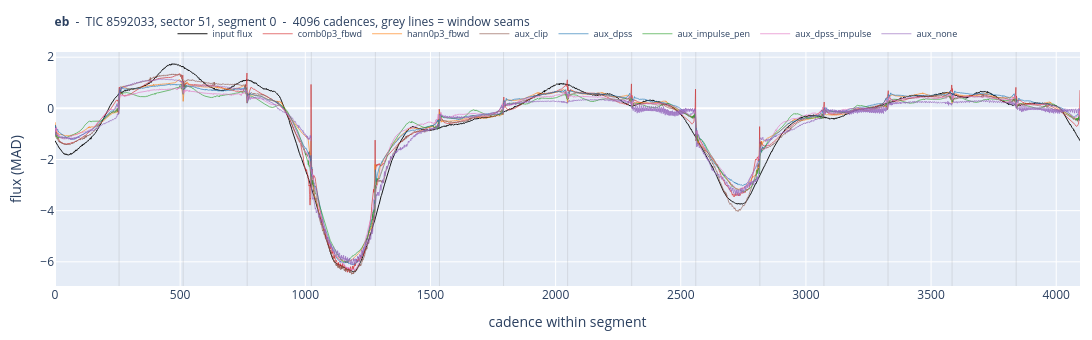

Source (notebook cell):
### Code cell
plot_class("eb")

### Figure 1 — Plotly figure (JSON) as saved in the notebook; plotly's stock layout.template omitted (floating-point values rounded to 4 significant figures; data arrays with more than 128 entries replaced by an {"elided": "..."} marker saying what was removed)
{"data": [{"line": {"color": "black", "width": 0.9}, "mode": "lines", "name": "input flux", "type": "scatter", "y": {"elided": "4096 float values"}}, {"line": {"color": "#d62728", "width": 0.7}, "mode": "lines", "name": "comb0p3_fbwd", "opacity": 0.9, "type": "scatter", "y": {"elided": "4096 float values"}}, {"line": {"color": "#ff7f0e", "width": 0.7}, "mode": "lines", "name": "hann0p3_fbwd", "opacity": 0.9, "type": "scatter", "y": {"elided": "4096 float values"}}, {"line": {"color": "#8c564b", "width": 0.7}, "mode": "lines", "name": "aux_clip", "opacity": 0.9, "type": "scatter", "y": {"elided": "4096 float values"}}, {"line": {"color": "#1f77b4", "width": 0.7}, "mode": "lines", "name": "aux_dpss", "opacity": 0.9, "type": "scatter", "y": {"elided": "4096 float values"}}, {"line": {"color": "#2ca02c", "width": 0.7}, "mode": "lines", "name": "aux_impulse_pen", "opacity": 0.9, "type": "scatter", "y": {"elided": "4096 float values"}}, {"line": {"color": "#e377c2", "width": 0.7}, "mode": "lines", "name": "aux_dpss_impulse", "opacity": 0.9, "type": "scatter", "y": {"elided": "4096 float values"}}, {"line": {"color": "#9467bd", "width": 0.7}, "mode": "lines", "name": "aux_none", "opacity": 0.9, "type": "scatter", "y": {"elided": "4096 float values"}}], "layout": {"height": 340, "hovermode": "x unified", "legend": {"font": {"size": 9}, "orientation": "h", "x": 0.5, "xanchor": "center", "y": 1.14}, "margin": {"b": 38, "l": 55, "r": 12, "t": 52}, "shapes": [{"line": {"color": "rgba(120,120,120,0.35)", "width": 0.5}, "type": "line", "x0": 256, "x1": 256, "xref": "x", "y0": 0, "y1": 1, "yref": "y domain"}, {"line": {"color": "rgba(120,120,120,0.35)", "width": 0.5}, "type": "line", "x0": 512, "x1": 512, "xref": "x", "y0": 0, "y1": 1, "yref": "y domain"}, {"line": {"color": "rgba(120,120,120,0.35)", "width": 0.5}, "type": "line", "x0": 768, "x1": 768, "xref": "x", "y0": 0, "y1": 1, "yref": "y domain"}, {"line": {"color": "rgba(120,120,120,0.35)", "width": 0.5}, "type": "line", "x0": 1024, "x1": 1024, "xref": "x", "y0": 0, "y1": 1, "yref": "y domain"}, {"line": {"color": "rgba(120,120,120,0.35)", "width": 0.5}, "type": "line", "x0": 1280, "x1": 1280, "xref": "x", "y0": 0, "y1": 1, "yref": "y domain"}, {"line": {"color": "rgba(120,120,120,0.35)", "width": 0.5}, "type": "line", "x0": 1536, "x1": 1536, "xref": "x", "y0": 0, "y1": 1, "yref": "y domain"}, {"line": {"color": "rgba(120,120,120,0.35)", "width": 0.5}, "type": "line", "x0": 1792, "x1": 1792, "xref": "x", "y0": 0, "y1": 1, "yref": "y domain"}, {"line": {"color": "rgba(120,120,120,0.35)", "width": 0.5}, "type": "line", "x0": 2048, "x1": 2048, "xref": "x", "y0": 0, "y1": 1, "yref": "y domain"}, {"line": {"color": "rgba(120,120,120,0.35)", "width": 0.5}, "type": "line", "x0": 2304, "x1": 2304, "xref": "x", "y0": 0, "y1": 1, "yref": "y domain"}, {"line": {"color": "rgba(120,120,120,0.35)", "width": 0.5}, "type": "line", "x0": 2560, "x1": 2560, "xref": "x", "y0": 0, "y1": 1, "yref": "y domain"}, {"line": {"color": "rgba(120,120,120,0.35)", "width": 0.5}, "type": "line", "x0": 2816, "x1": 2816, "xref": "x", "y0": 0, "y1": 1, "yref": "y domain"}, {"line": {"color": "rgba(120,120,120,0.35)", "width": 0.5}, "type": "line", "x0": 3072, "x1": 3072, "xref": "x", "y0": 0, "y1": 1, "yref": "y domain"}, {"line": {"color": "rgba(120,120,120,0.35)", "width": 0.5}, "type": "line", "x0": 3328, "x1": 3328, "xref": "x", "y0": 0, "y1": 1, "yref": "y domain"}, {"line": {"color": "rgba(120,120,120,0.35)", "width": 0.5}, "type": "line", "x0": 3584, "x1": 3584, "xref": "x", "y0": 0, "y1": 1, "yref": "y domain"}, {"line": {"color": "rgba(120,120,120,0.35)", "width": 0.5}, "type": "line", "x0": 3840, "x1": 3840, "xref": "x", "y0": 0, "y1": 1, "yref": "y domain"}], "title": {"font": {"size": 12}, "text": "<b>eb</b>  -  TIC 8592033, sector 51, segment 0  -  4096 cadences, grey lines = window seams"}, "width": 1550, "xaxis": {"title": {"text": "cadence within segment"}}, "yaxis": {"title": {"text": "flux (MAD)"}}}}
